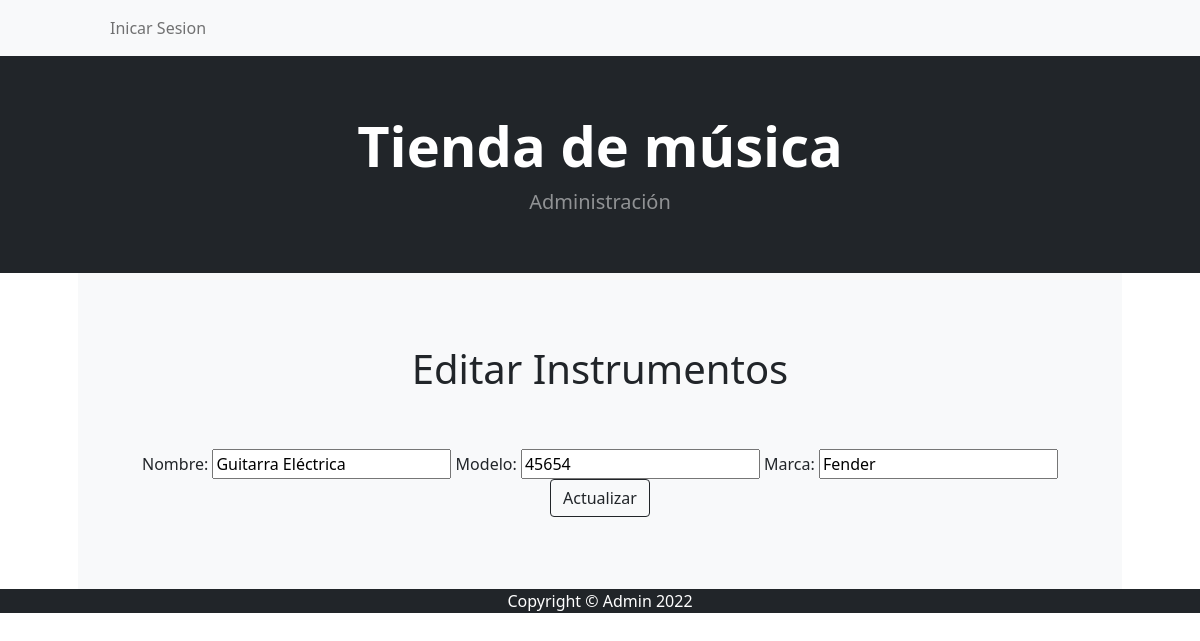
Page /app-tienda-musical/editar-instrumento/1 on the committed database.
### AppTiendaMusical/models.py (models this page shows)
class Instrumento(models.Model):
    nombre = models.CharField(max_length=50)
    modelo = models.IntegerField()
    marca = models.CharField(max_length=50)

### AppTiendaMusical/views.py (the view)
# urls.py: path('editar-instrumento/<int:id>', editarInstrumento, name="EditarInstrumento"),
def editarInstrumento(request, id):
    instrumento = Instrumento.objects.get(id=id)
    if request.method == "POST":
        formulario_instrumento = AgregarInstrumento(request.POST)
        if formulario_instrumento.is_valid():
            data = formulario_instrumento.cleaned_data
            instrumento.nombre = data["nombre"]
            instrumento.modelo = data["modelo"]
            instrumento.marca = data["marca"]
            instrumento.save()
            lista_instrumentos = Instrumento.objects.all()
            return render(request, "Instrumento.html", {"instrumentos": lista_instrumentos})
    else:
        formulario_instrumento = AgregarInstrumento(initial= {
            "nombre": instrumento.nombre,
            "modelo": instrumento.modelo,
            "marca": instrumento.marca,
        })
        return render(request, "EditarInstrumento.html", {"formulario_instrumento": formulario_instrumento, "id": instrumento.id})

### AppTiendaMusical/forms.py
class AgregarInstrumento(forms.Form):
    nombre = forms.CharField()
    modelo = forms.IntegerField()
    marca = forms.CharField()

### AppTiendaMusical/Templates/EditarInstrumento.html
{% extends 'Inicio.html' %}
{% load static %}
{% block ListaDeContenidos %}
<div class="container px-lg-5">
    <div class="p-5 p-lg-7 bg-light rounded-5 text-center">
        <div class="m-6 m-lg-8">
            <form action="{% url 'EditarInstrumento' id %}" method="POST">{% csrf_token %}
            <h1 style="text-align: center" class="py-4">Editar Instrumentos</h1>
            <div style="text-align: center" class="py-4">
                {{ formulario_instrumento.as_table }}
                <input type="submit" value="Actualizar" class="btn btn-outline-dark mt-auto"/>
            </div>
            </form>
        </div>
    </div>
</div>
{% endblock ListaDeContenidos %}

### rows in the picture
Instrumento: nombre "Guitarra Eléctrica", modelo "45654", marca "Fender"
